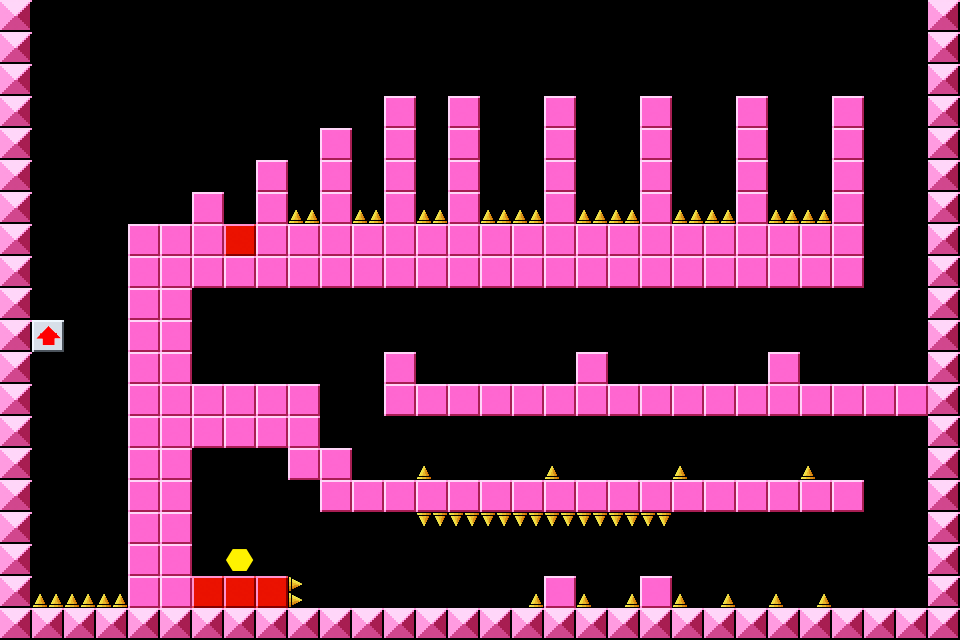

A level layout from a 2D game, rendered from its tile map. Below: a short description, then the map file with tile-grid data replaced by summaries:
An orthogonal 60x40 tile map with 16x16 px tiles, 4 tile layers (Ground Layer, Spikes Layer, Jumpers Layer, Coin Layer) and 5 objects (one, two, three, four, five).

<map version="1.0" orientation="orthogonal" renderorder="right-up" width="60" height="40" tilewidth="16" tileheight="16" nextobjectid="7">
 <tileset firstgid="1" name="summer_spritesheet" tilewidth="16" tileheight="16" tilecount="100" columns="10">
  <image source="../../static/assets/summer_spritesheet.png" width="160" height="160" />
 </tileset>
 <layer name="Ground Layer" width="60" height="40">
  <data>[2400 cells, 856 non-empty, 12 distinct tile ids]</data>
 </layer>
 <layer name="Spikes Layer" width="60" height="40">
  <data>[2400 cells, 57 non-empty, 5 distinct tile ids]</data>
 </layer>
 <layer name="Jumpers Layer" width="60" height="40">
  <data>[2400 cells, 12 non-empty, 12 distinct tile ids]</data>
 </layer>
 <layer name="Coin Layer" width="60" height="40">
  <data>[2400 cells, 4 non-empty, 4 distinct tile ids]</data>
 </layer>
 <objectgroup name="Enemies" offsetx="-1" offsety="0">
  <object id="2" name="one" gid="82" x="731" y="363" width="16" height="16" />
  <object id="3" name="two" gid="82" x="684" y="362" width="16" height="16" />
  <object id="4" name="three" gid="82" x="620" y="360" width="16" height="16" />
  <object id="5" name="four" gid="82" x="529" y="359" width="16" height="16" />
  <object id="6" name="five" gid="82" x="435" y="361" width="16" height="16" />
 </objectgroup>
</map>
